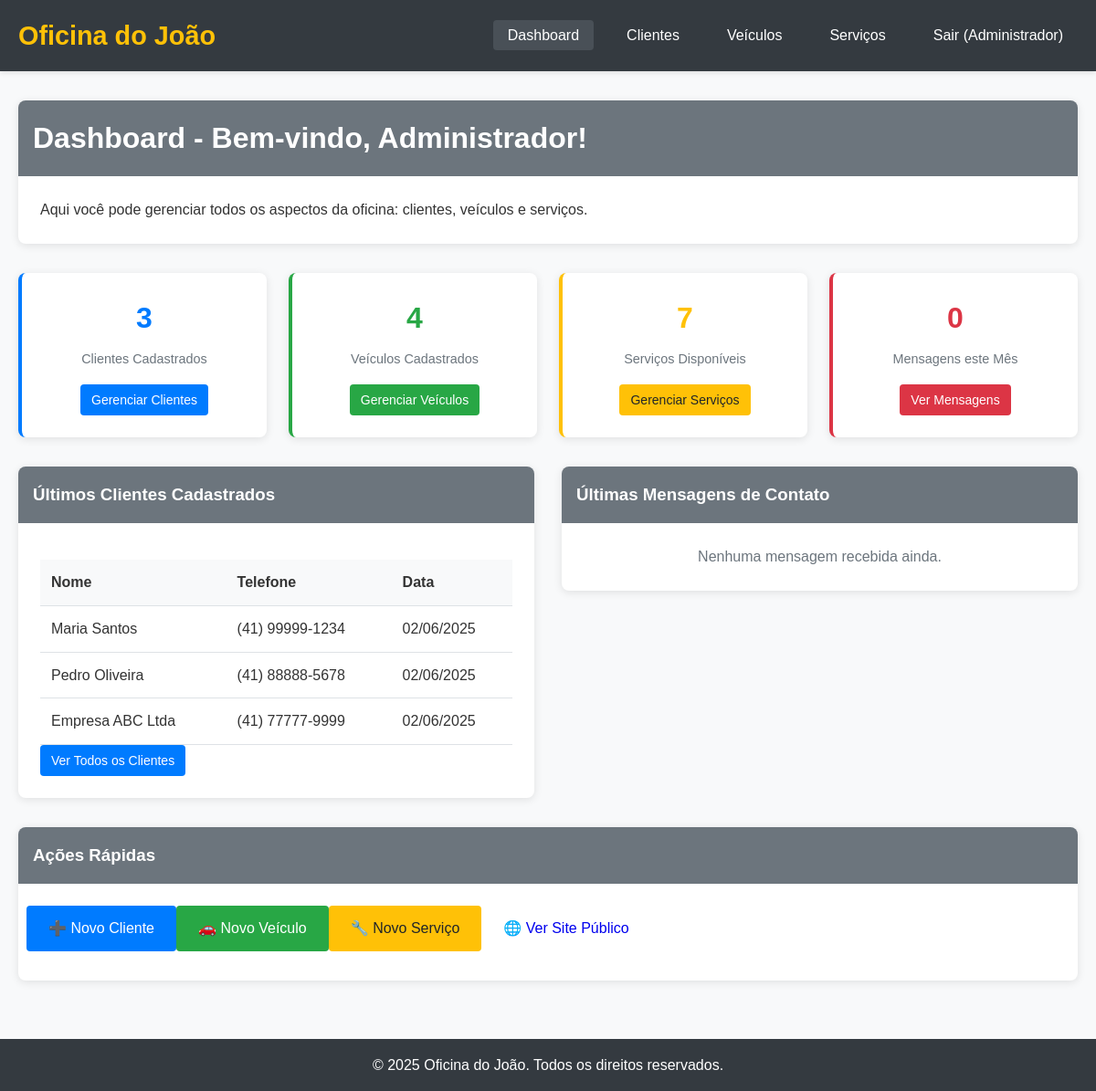
The page /public/?page=dashboard (signed in) on the database its author committed.
### tables this page shows
CREATE TABLE clientes (
    id INT PRIMARY KEY AUTO_INCREMENT,
    nome VARCHAR(100) NOT NULL,
    telefone VARCHAR(20) NOT NULL,
    email VARCHAR(100),
    endereco TEXT,
    cpf_cnpj VARCHAR(18),
    created_at TIMESTAMP DEFAULT CURRENT_TIMESTAMP
);

### app/Views/dashboard/index.php (the view, shortened to what this page needs)
<?php
try {
    $db = getDB();
    $stmt = $db->query("SELECT COUNT(*) as total FROM clientes");
    $total_clientes = $stmt->fetch()['total'];
    $stmt = $db->query("SELECT COUNT(*) as total FROM veiculos");
    $total_veiculos = $stmt->fetch()['total'];
    $stmt = $db->query("SELECT COUNT(*) as total FROM servicos");
    $total_servicos = $stmt->fetch()['total'];
    $stmt = $db->query("SELECT COUNT(*) as total FROM mensagens_contato WHERE created_at >= DATE_SUB(NOW(), INTERVAL 30 DAY)");
    $mensagens_mes = $stmt->fetch()['total'];
    $stmt = $db->query("SELECT nome, telefone, created_at FROM clientes ORDER BY created_at DESC LIMIT 5");
    $ultimos_clientes = $stmt->fetchAll();
    $stmt = $db->query("SELECT nome, email, mensagem, created_at FROM mensagens_contato ORDER BY created_at DESC LIMIT 5");
    $ultimas_mensagens = $stmt->fetchAll();
} catch(PDOException $e) {
    $erro = "Erro ao carregar dados: " . $e->getMessage();
}
?>
<div class="card">
    <div class="card-header">
        <h1>Dashboard - Bem-vindo, <?= htmlspecialchars($_SESSION['usuario_nome']) ?>!</h1>
    </div>
    <div class="card-body">
        <p>Aqui você pode gerenciar todos os aspectos da oficina: clientes, veículos e serviços.</p>
    </div>
</div>
<div class="dashboard-stats">
    <div class="stat-card">
        <div class="stat-number"><?= $total_clientes ?? 0 ?></div>
        <div class="stat-label">Clientes Cadastrados</div>
        <a href="?page=clientes" class="btn btn-primary btn-sm" style="margin-top: 1rem;">
            Gerenciar Clientes
        </a>
    </div>
    <div class="stat-card" style="border-left-color: #28a745;">
        <div class="stat-number" style="color: #28a745;"><?= $total_veiculos ?? 0 ?></div>
        <div class="stat-label">Veículos Cadastrados</div>
        <a href="?page=veiculos" class="btn btn-success btn-sm" style="margin-top: 1rem;">
            Gerenciar Veículos
        </a>
    </div>
    <div class="stat-card" style="border-left-color: #ffc107;">
        <div class="stat-number" style="color: #ffc107;"><?= $total_servicos ?? 0 ?></div>
        <div class="stat-label">Serviços Disponíveis</div>
        <a href="?page=admin-servicos" class="btn btn-warning btn-sm" style="margin-top: 1rem;">
            Gerenciar Serviços
        </a>
    </div>
    <div class="stat-card" style="border-left-color: #dc3545;">
        <div class="stat-number" style="color: #dc3545;"><?= $mensagens_mes ?? 0 ?></div>
        <div class="stat-label">Mensagens este Mês</div>
        <a href="#mensagens" class="btn btn-danger btn-sm" style="margin-top: 1rem;">
            Ver Mensagens
        </a>
    </div>
</div>
<div class="row">
    <div class="col-md-6">
        <div class="card">
            <div class="card-header">
                <h3>Últimos Clientes Cadastrados</h3>
            </div>
            <div class="card-body">
                <?php if (!empty($ultimos_clientes)): ?>
                    <div class="table-responsive">
                        <table class="table">
                            <thead>
                                <tr>
                                    <th>Nome</th>
                                    <th>Telefone</th>
                                    <th>Data</th>
                                </tr>
                            </thead>
                            <tbody>
                                <?php foreach($ultimos_clientes as $cliente): ?>
                                    <tr>
                                        <td><?= htmlspecialchars($cliente['nome']) ?></td>
                                        <td><?= htmlspecialchars($cliente['telefone']) ?></td>
                                        <td><?= date('d/m/Y', strtotime($cliente['created_at'])) ?></td>
                                    </tr>
                                <?php endforeach; ?>
                            </tbody>
                        </table>
                    </div>
                    <a href="?page=clientes" class="btn btn-primary btn-sm">Ver Todos os Clientes</a>
                <?php else: ?>
                    <p style="text-align: center; color: #6c757d;">Nenhum cliente cadastrado ainda.</p>
                    <a href="?page=clientes&action=create" class="btn btn-primary">Cadastrar Primeiro Cliente</a>
                <?php endif; ?>
            </div>
        </div>
    </div>
    <div class="col-md-6">
        <div class="card">
            <div class="card-header">
                <h3 id="mensagens">Últimas Mensagens de Contato</h3>
            </div>
            <div class="card-body">
                <?php if (!empty($ultimas_mensagens)): ?>
                    <?php foreach($ultimas_mensagens as $mensagem): ?>
                        <div style="border-bottom: 1px solid #eee; padding-bottom: 1rem; margin-bottom: 1rem;">
                            <strong><?= htmlspecialchars($mensagem['nome']) ?></strong>
                            <small style="color: #6c757d; float: right;">
                                <?= date('d/m/Y H:i', strtotime($mensagem['created_at'])) ?>
                            </small>
                            <br>
                            <small style="color: #6c757d;"><?= htmlspecialchars($mensagem['email']) ?></small>
                            <p style="margin: 0.5rem 0; font-size: 0.9rem;">
                                <?= htmlspecialchars(substr($mensagem['mensagem'], 0, 100)) ?>
                                <?= strlen($mensagem['mensagem']) > 100 ? '...' : '' ?>
                            </p>
                        </div>
                    <?php endforeach; ?>
                <?php else: ?>
                    <p style="text-align: center; color: #6c757d;">Nenhuma mensagem recebida ainda.</p>
                <?php endif; ?>
            </div>
        </div>
    </div>
</div>
<div class="card">
    <div class="card-header">
        <h3>Ações Rápidas</h3>
    </div>
    <div class="card-body">
        <div class="row">
            <div class="col-md-3">
                <a href="?page=clientes&action=create" class="btn btn-primary" style="width: 100%; margin-bottom: 0.5rem;">
                    ➕ Novo Cliente
                </a>
            </div>
            <div class="col-md-3">
                <a href="?page=veiculos&action=create" class="btn btn-success" style="width: 100%; margin-bottom: 0.5rem;">
                    🚗 Novo Veículo
                </a>
            </div>
            <div class="col-md-3">
                <a href="?page=admin-servicos&action=create" class="btn btn-warning" style="width: 100%; margin-bottom: 0.5rem;">
                    🔧 Novo Serviço
                </a>
            </div>
            <div class="col-md-3">
                <a href="?page=home" class="btn btn-secondary" style="width: 100%; margin-bottom: 0.5rem;">
                    🌐 Ver Site Público
                </a>
            </div>
        </div>
    </div>
</div>

### public/css/style.css (style rules this page uses)
* { margin: 0; padding: 0; box-sizing: border-box; }
body { font-family: Arial, sans-serif; line-height: 1.6; color: #333; background-color: #f8f9fa; }
.card { background: white; border-radius: 8px; box-shadow: 0 2px 10px rgba(0,0,0,0.1); margin-bottom: 2rem; overflow: hidden; }
.card-header { background-color: #6c757d; color: white; padding: 1rem; font-weight: bold; }
.card-body { padding: 1.5rem; }
.btn { display: inline-block; padding: 0.75rem 1.5rem; border: none; border-radius: 4px; text-decoration: none; text-align: center; cursor: pointer; font-size: 1rem; transition: all 0.3s; }
.btn-primary { background-color: #007bff; color: white; }
.btn-success { background-color: #28a745; color: white; }
.btn-danger { background-color: #dc3545; color: white; }
.btn-warning { background-color: #ffc107; color: #212529; }
.btn-sm { padding: 0.375rem 0.75rem; font-size: 0.875rem; }
.table { width: 100%; border-collapse: collapse; margin-top: 1rem; }
.table th, .table td { padding: 0.75rem; text-align: left; border-bottom: 1px solid #dee2e6; }
.table th { background-color: #f8f9fa; font-weight: bold; }
.row { display: flex; flex-wrap: wrap; margin: 0 -15px; }
.col-md-6 { flex: 0 0 50%; max-width: 50%; padding: 0 15px; }
.dashboard-stats { display: grid; grid-template-columns: repeat(auto-fit, minmax(250px, 1fr)); gap: 1.5rem; margin-bottom: 2rem; }
.stat-card { background: white; padding: 1.5rem; border-radius: 8px; box-shadow: 0 2px 10px rgba(0,0,0,0.1); text-align: center; border-left: 4px solid #007bff; }
.stat-number { font-size: 2rem; font-weight: bold; color: #007bff; margin-bottom: 0.5rem; }
.stat-label { color: #6c757d; font-size: 0.9rem; }

### rows shown on the page
clientes: nome "Maria Santos", telefone "(41) 99999-1234", created_at "02/06/2025"
clientes: nome "Pedro Oliveira", telefone "(41) 88888-5678", created_at "02/06/2025"
clientes: nome "Empresa ABC Ltda", telefone "(41) 77777-9999", created_at "02/06/2025"

### other values the page prints
APP_NAME "Oficina do João"
$_SESSION['usuario_nome'] "Administrador"
$total_clientes "3"
$total_veiculos "4"
$total_servicos "7"
$mensagens_mes "0"
